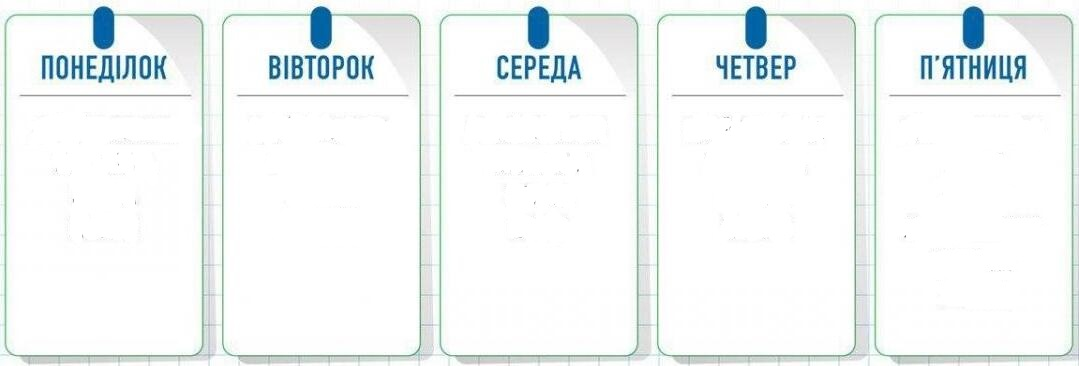
#> input picture media/schedule_clear.jpg, 1079 x 366 px
$ python image_generator.py
#> lines starting #> are read from the running program, lines starting #| are printed output that depends on the picture
from PIL import Image,ImageDraw,ImageFont
from pathlib import Path


schedule = 0


class Schedule():
    def __init__(self):
        path = Path(__file__).parent
        self.img = Image.open(f'{path}/media/schedule_clear.jpg')
#> self.img is the input picture: PIL image 1079x366 RGB; mean R, G, B 241.5, 245.7, 245.5

        self.i1 = ImageDraw.Draw(self.img)

        self.font = ImageFont.truetype(f'{path}/media/FFGoodProXCond-Regular.ttf',25)
        y = 100
        coordinates_monday = [7,y]
        coordinates_tuesday = [225,y]
        coordinates_wednesday = [442,y]
        coordinates_thursday = [660,y]
        coordinates_friday = [877,y]
        self.coordinates = [coordinates_monday,coordinates_tuesday,coordinates_wednesday,coordinates_thursday,coordinates_friday]
        spacing = 35

    def draw_subject(self,index_day:int,subjects:list):


        coordinates_ = self.coordinates[index_day]
        y= 100
        for i in range(len(subjects)):
            if subjects[i]!= None:
                self.i1.text((coordinates_[0],y),f'{i+1}.{subjects[i]}',font=self.font,fill=(0,0,0))
                y+= 35

    def save_pic(self):
        self.img.save('siga.png')

if __name__ == '__main__':
    a = Schedule()
    for i in range(0,5):
        a.draw_subject(i,['asdadsa'])

    a.save_pic()
#> in save_pic, `self.img.save('siga.png')`:
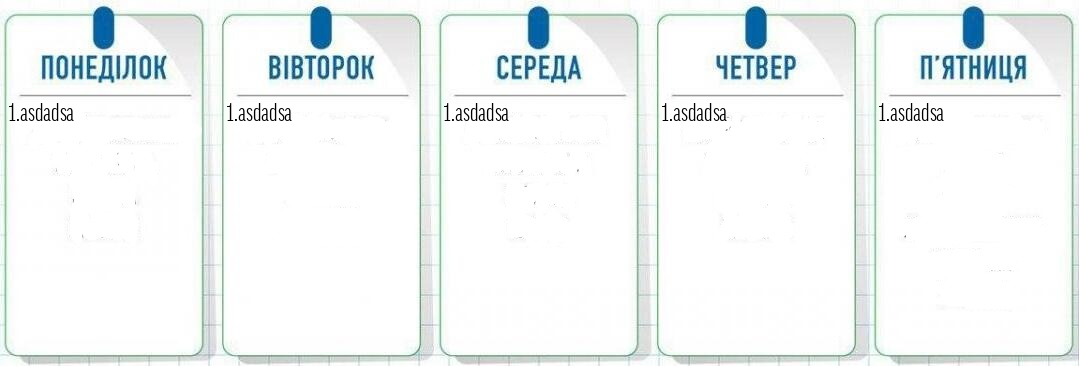
#> saved as siga.png: PIL image 1079x366 RGB; mean R, G, B 240.6, 244.7, 244.6
